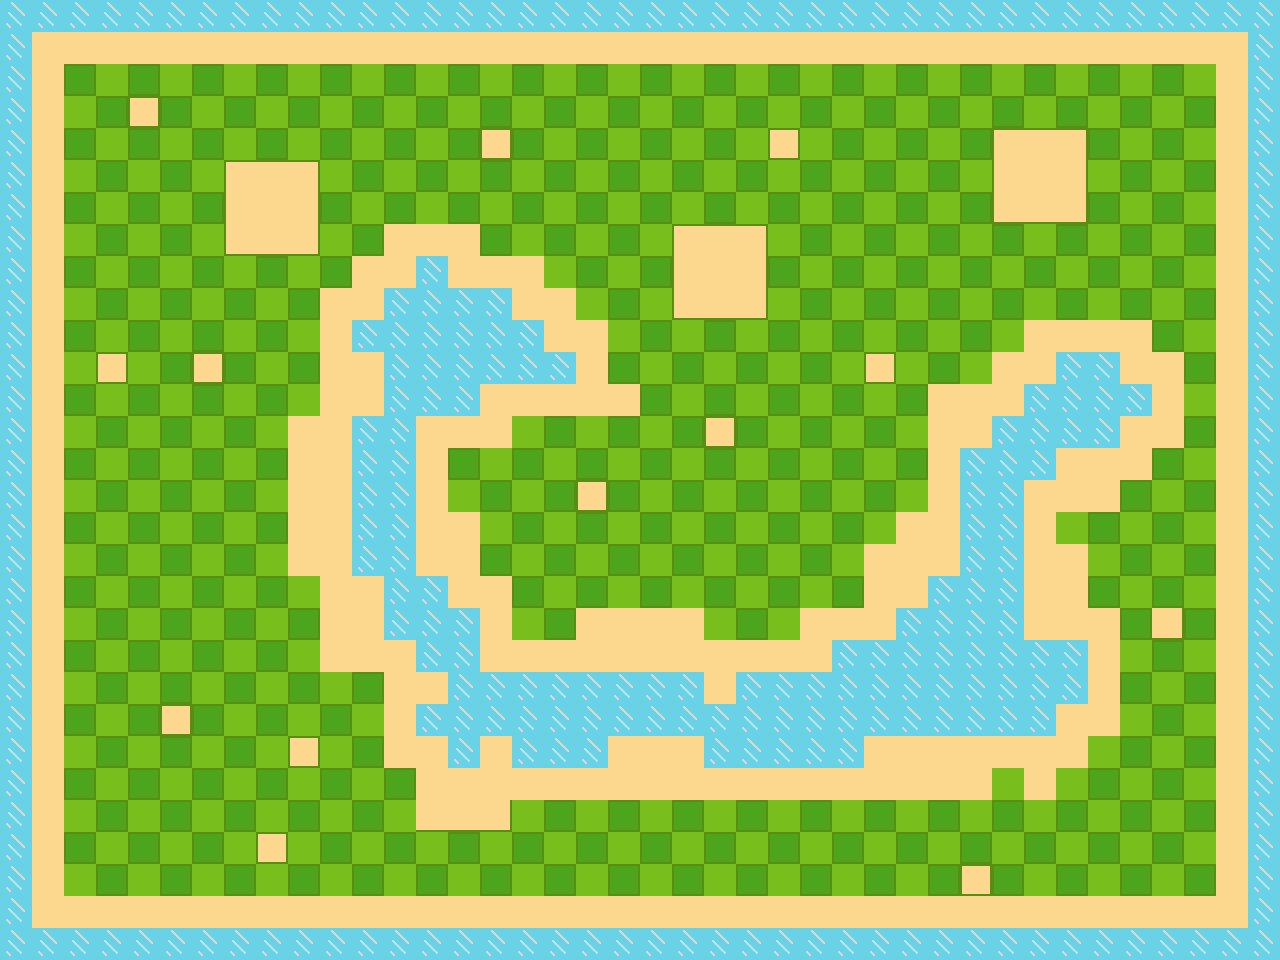

This game map was drawn from its Tiled (.tmx) file and the tilesets committed beside it. A one-line description and the full map source follow:
An orthogonal 40x30 tile map with 32x32 px tiles, 1 tile layer (Tile Layer 1).

<map version="1.10" tiledversion="1.11.2" orientation="orthogonal" renderorder="right-down" width="40" height="30" tilewidth="32" tileheight="32" infinite="0" nextlayerid="2" nextobjectid="1">
 <tileset firstgid="1" name="TIleSet3" tilewidth="32" tileheight="32" tilecount="20" columns="10">
  <image source="TIleSet3.png" width="320" height="64" />
 </tileset>
 <layer id="1" name="Tile Layer 1" width="40" height="30">
  <data encoding="csv">
1,1,1,1,1,1,1,1,1,1,1,1,1,1,1,1,1,1,1,1,1,1,1,1,1,1,1,1,1,1,1,1,1,1,1,1,1,1,1,1,
1,2,2,2,2,2,2,2,2,2,2,2,2,2,2,2,2,2,2,2,2,2,2,2,2,2,2,2,2,2,2,2,2,2,2,2,2,2,2,1,
1,2,14,15,14,15,14,15,14,15,14,15,14,15,14,15,14,15,14,15,14,15,14,15,14,15,14,15,14,15,14,15,14,15,14,15,14,15,2,1,
1,2,15,14,5,14,15,14,15,14,15,14,15,14,15,14,15,14,15,14,15,14,15,14,15,14,15,14,15,14,15,14,15,14,15,14,15,14,2,1,
1,2,14,15,14,15,14,15,14,15,14,15,14,15,14,5,14,15,14,15,14,15,14,15,5,15,14,15,14,15,14,7,12,8,14,15,14,15,2,1,
1,2,15,14,15,14,15,7,12,8,15,14,15,14,15,14,15,14,15,14,15,14,15,14,15,14,15,14,15,14,15,11,2,10,15,14,15,14,2,1,
1,2,14,15,14,15,14,11,2,10,14,15,14,15,14,15,14,15,14,15,14,15,14,15,14,15,14,15,14,15,14,4,13,9,14,15,14,15,2,1,
1,2,15,14,15,14,15,4,13,9,15,14,2,2,2,14,15,14,15,14,15,7,12,8,15,14,15,14,15,14,15,14,15,14,15,14,15,14,2,1,
1,2,14,15,14,15,14,15,14,15,14,2,2,1,2,2,2,15,14,15,14,11,2,10,14,15,14,15,14,15,14,15,14,15,14,15,14,15,2,1,
1,2,15,14,15,14,15,14,15,14,2,2,1,1,1,1,2,2,15,14,15,4,13,9,15,14,15,14,15,14,15,14,15,14,15,14,15,14,2,1,
1,2,14,15,14,15,14,15,14,15,2,1,1,1,1,1,1,2,2,15,14,15,14,15,14,15,14,15,14,15,14,15,2,2,2,2,14,15,2,1,
1,2,15,5,15,14,5,14,15,14,2,2,1,1,1,1,1,1,2,14,15,14,15,14,15,14,15,5,15,14,15,2,2,1,1,2,2,14,2,1,
1,2,14,15,14,15,14,15,14,15,2,2,1,1,1,2,2,2,2,2,14,15,14,15,14,15,14,15,14,2,2,2,1,1,1,1,2,15,2,1,
1,2,15,14,15,14,15,14,15,2,2,1,1,2,2,2,15,14,15,14,15,14,5,14,15,14,15,14,15,2,2,1,1,1,1,2,2,14,2,1,
1,2,14,15,14,15,14,15,14,2,2,1,1,2,14,15,14,15,14,15,14,15,14,15,14,15,14,15,14,2,1,1,1,2,2,2,14,15,2,1,
1,2,15,14,15,14,15,14,15,2,2,1,1,2,15,14,15,14,5,14,15,14,15,14,15,14,15,14,15,2,1,1,2,2,2,14,15,14,2,1,
1,2,14,15,14,15,14,15,14,2,2,1,1,2,2,15,14,15,14,15,14,15,14,15,14,15,14,15,2,2,1,1,2,15,14,15,14,15,2,1,
1,2,15,14,15,14,15,14,15,2,2,1,1,2,2,14,15,14,15,14,15,14,15,14,15,14,15,2,2,2,1,1,2,2,15,14,15,14,2,1,
1,2,14,15,14,15,14,15,14,15,2,2,1,1,2,2,14,15,14,15,14,15,14,15,14,15,14,2,2,1,1,1,2,2,14,15,14,15,2,1,
1,2,15,14,15,14,15,14,15,14,2,2,1,1,1,2,15,14,2,2,2,2,15,14,15,2,2,2,1,1,1,1,2,2,2,14,9,14,2,1,
1,2,14,15,14,15,14,15,14,15,2,2,2,1,1,2,2,2,2,2,2,2,2,2,2,2,1,1,1,1,1,1,1,1,2,15,14,15,2,1,
1,2,15,14,15,14,15,14,15,14,15,14,2,2,1,1,1,1,1,1,1,1,2,1,1,1,1,1,1,1,1,1,1,1,2,14,15,14,2,1,
1,2,14,15,14,5,14,15,14,15,14,15,2,1,1,1,1,1,1,1,1,1,1,1,1,1,1,1,1,1,1,1,1,2,2,15,14,15,2,1,
1,2,15,14,15,14,15,14,15,5,15,14,2,2,1,2,1,1,1,2,2,2,1,1,1,1,1,2,2,2,2,2,2,2,15,14,15,14,2,1,
1,2,14,15,14,15,14,15,14,15,14,15,14,2,2,2,2,2,2,2,2,2,2,2,2,2,2,2,2,2,2,15,2,15,14,15,14,15,2,1,
1,2,15,14,15,14,15,14,15,14,15,14,15,13,13,9,15,14,15,14,15,14,15,14,15,14,15,14,15,14,15,14,15,14,15,14,15,14,2,1,
1,2,14,15,14,15,14,15,5,15,14,15,14,15,14,15,14,15,14,15,14,15,14,15,14,15,14,15,14,15,14,15,14,15,14,15,14,15,2,1,
1,2,15,14,15,14,15,14,15,14,15,14,15,14,15,14,15,14,15,14,15,14,15,14,15,14,15,14,15,14,5,14,15,14,15,14,15,14,2,1,
1,2,2,2,2,2,2,2,2,2,2,2,2,2,2,2,2,2,2,2,2,2,2,2,2,2,2,2,2,2,2,2,2,2,2,2,2,2,2,1,
1,1,1,1,1,1,1,1,1,1,1,1,1,1,1,1,1,1,1,1,1,1,1,1,1,1,1,1,1,1,1,1,1,1,1,1,1,1,1,1
</data>
 </layer>
</map>